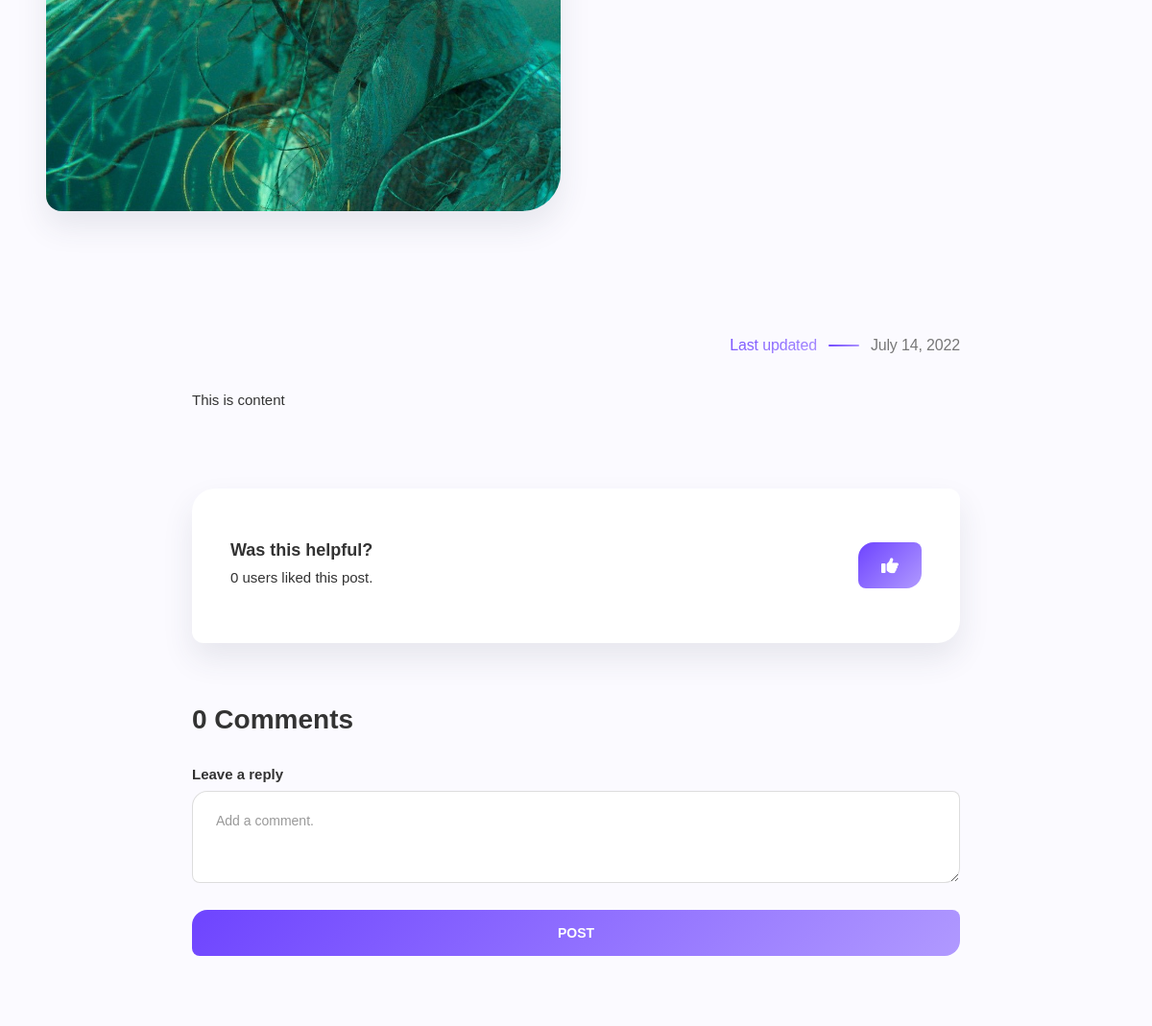
Page /blog/how-microbial-life-could-power-our-next-generation (middle part) on the earlier database version.
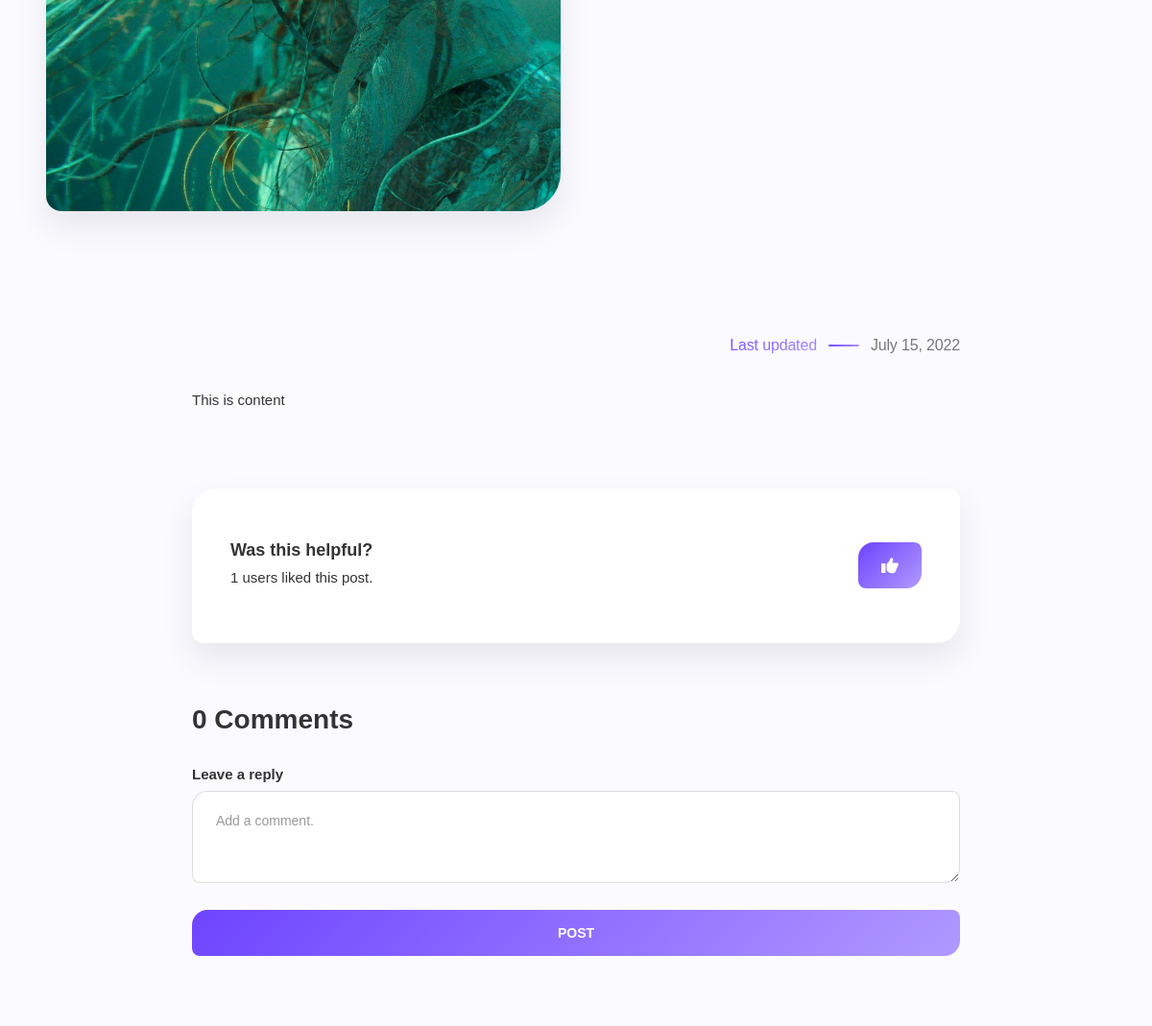
Same page on the later database version.
### blog/models.py (models this page shows, shortened)
class Post(models.Model):
    title = models.CharField(max_length=128, unique=True)
    slug = models.SlugField(max_length=128, unique=True, null=True, blank=True)
    author = models.ForeignKey(User, on_delete=models.CASCADE, related_name='post_author')
    author_plug = models.URLField(max_length=128, default='https://linktr.ee/ndasilva')
    image = models.ImageField(null=True, blank=True, upload_to='blog_images/')
    tags = models.CharField(max_length=255, default='blog')
    summary = models.TextField(max_length=512)
    content = RichTextField(blank=True, null=True)
    updated_on = models.DateTimeField(auto_now= True, blank=True)
    created_on = models.DateTimeField(auto_now_add=True, blank=True)
    likes = models.ManyToManyField(User, blank=True, related_name='post_likes')
    class Meta:
        ordering = ['-created_on']
    def get_tags(self):
        return self.tags.replace('[', '').replace(']', '').replace('\'', '').split(', ')
    def get_tags_and_slugs(self):
        names = self.tags.replace('[', '').replace(']', '').replace('\'', '').split(', ')
        slugs = (slugify(name) for name in names)
        return zip(names, slugs)
    def get_total_likes(self):
        return self.likes.count()

### blog/views.py (the view)
# urls.py: path('blog/<slug:slug>', views.BlogPostView.as_view(), name="blog-post"),
class BlogPostView(DetailView):
    model = Post
    template_name = 'blog_post.html'
    def get_context_data(self, **kwargs):
        context = super(BlogPostView, self).get_context_data(**kwargs)
        context['post_list'] = Post.objects.all()
        context['tag_list'] = Tag.objects.all()
        context['comment_list'] = Comment.objects.filter(post=self.object)
        context['total_comments'] = Comment.objects.filter(post=self.object).count()
        return context

### blog/templates/blog_post.html (shortened to what this page needs)
{% extends 'base.html' %}
{% load static %}
{% block content %}
<div class="default-section wf-section">
  <div class="w-layout-grid grid-blog-post">
    <div
      id="w-node-cf5b8a5e-04cf-ac28-38c5-921f144ff226-bb83a922"
      class="img-blog-post-wrap"
    >
      <img
        sizes="92vw"
        loading="lazy"
        src="{{ post.image.url }}"
        alt=""
        class="img-blog-post"
      />
    </div>
  </div>
</div>
<div class="default-section wf-section">
  <div class="section-container-post-body w-container">
    <div class="last-updated-block">
      <p class="web-title-gradient">Last updated</p>
      <div
        id="w-node-_0ad5ae62-7a30-1e3a-9512-bd0376b03112-bb83a922"
        class="blog-line-spacer"
      ></div>
      <p
        id="w-node-_0ad5ae62-7a30-1e3a-9512-bd0376b03113-bb83a922"
        class="web-title-gray"
      >
        {{ post.updated_on|date:"F d, Y" }}
      </p>
    </div>
    <div class="blog-post-body w-richtext">{{ post.content|safe }}</div>
  </div>
  <div class="section-container-post-body w-container">
    <form action={% url 'like_post' post.pk %} method="POST" class="post-like-div">
      <div>
        <h2 class="h6-heading">Was this helpful?</h2>
        <p class="comment-paragraph">
          {{ post.get_total_likes }} users liked this post.
        </p>
      </div>
      {% if user.is_authenticated %}
      <div class="like-btn-div">
        {% if user not in post.likes.all %}
        <button type="submit" name="post_id" value="{{ post.pk }}" class="btn large-text w-button">
          <span class="fa900solid-span"></span>
        </button>
        {% else %}
        <button type="submit" name="post_id" value="{{ post.pk }}" class="btn large-text w-button">
          <span class="fa900solid-span"></span>
        </button>
        {% endif %}
      </div>
      {% else %}
      <div class="like-btn-div">
        <a href="{% url 'login' %}?next={% url 'blog-post' post.slug %}" class="btn large-text w-button">
          <span class="fa900solid-span"></span>
        </a>
      </div>
      {% endif %}
    </form>
    <h2 class="h5-heading">{{ total_comments }} Comments</h2>
    <div class="w-form">
      <form action="{% url 'comment_post' post.pk %}" method="POST" class="comment-form" >
        <div id="w-node-cbc712d9-4784-f4ef-e32c-b56909c41c6d-bb83a922">
          <label>Leave a reply</label>
          <textarea
            id="user_comment"
            name="user_comment"
            maxlength="512"
            placeholder="Add a comment."
            class="input form-comment w-input"></textarea>
        </div>
        {% if user.is_authenticated %}
        <button type="submit" name="post_id" value="{{ post.pk }}" class="submit-btn w-button" id="w-node-cbc712d9-4784-f4ef-e32c-b56909c41c71-bb83a922">
          Post
        </button>
        {% else %}
        <a href="{% url 'login' %}?next={% url 'blog-post' post.slug %}" class="submit-btn w-button" id="w-node-cbc712d9-4784-f4ef-e32c-b56909c41c71-bb83a922">
          Post
        </a>
        {% endif %}
      </form>
    </div>
    <div class="w-layout-grid post-comment-grid">
    </div>
  </div>
</div>
{% endblock %}

Differences in the rows shown:
changed Post "This is content": updated_on "July 14, 2022" → "July 15, 2022"; get_total_likes "0" → "1"
